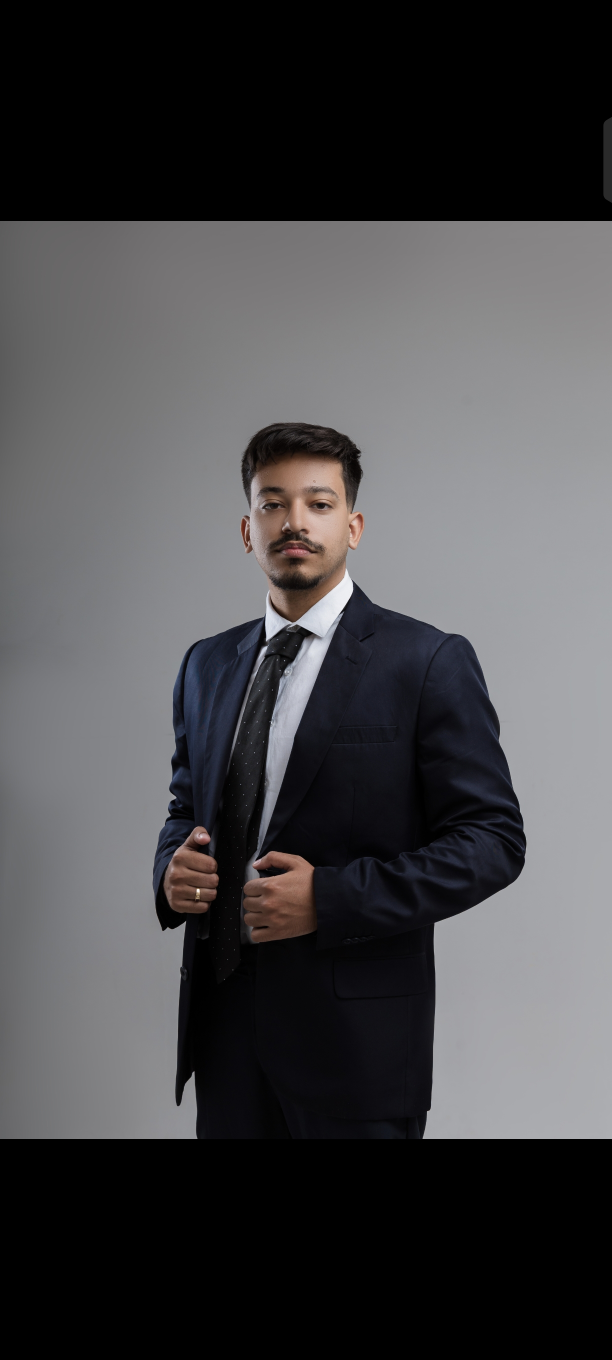
#> input picture fotos/1_estudio.jpg, 1224 x 2720 px (shown at 1/2 size); its folder holds 6 pictures in this run
$ python gerar_video.py
#> lines starting #> are read from the running program, lines starting #| are printed output that depends on the picture
#!/usr/bin/env python3
"""Gera o vídeo no formato do meme "Me whenever I need an expert's advice".

Layout igual ao vídeo de referência (vertical 9:16): fundo preto, faixa branca
com a legenda e, logo abaixo, um quadro 16:9 com as fotos em movimento
(zoom/pan lento, tratamento de cor "cinema" e granulação de filme). Os cortes
caem nos mesmos instantes do vídeo original, sobre a mesma trilha.

Uso:
    python3 gerar_video.py                      # legenda em português
    python3 gerar_video.py --idioma en          # legenda original em inglês
    python3 gerar_video.py --preview prev.png   # só gera uma prancha dos planos
"""
import argparse
import subprocess
from pathlib import Path

import cv2
import numpy as np
from PIL import Image, ImageDraw, ImageFont

RAIZ = Path(__file__).resolve().parent
FOTOS = RAIZ / "fotos"

W, H, FPS = 1080, 1920, 30
DURACAO = 15.87
BARRA_Y0, BARRA_Y1 = 333, 599      # faixa branca da legenda
VID_Y0, VW, VH = 599, 1080, 608    # quadro 16:9 do vídeo
ASPECTO = VH / VW

LEGENDAS = {
    "pt": ["Eu sempre que preciso do", "conselho de um especialista"],
    "en": ["Me whenever", "I need an expert's advice"],
}
FONTE = "/usr/share/fonts/truetype/liberation/LiberationSans-Bold.ttf"


def carregar(nome):
    img = cv2.imread(str(FOTOS / nome), cv2.IMREAD_COLOR)
    return cv2.cvtColor(img, cv2.COLOR_BGR2RGB).astype(np.float32) / 255.0


def estender_para_16x9(img, suavizar=160, borda=60):
    """Coloca uma foto vertical num quadro 16:9 estendendo o fundo liso pelas laterais."""
    h, w = img.shape[:2]
    cw = int(round(h / ASPECTO))
    x0 = (cw - w) // 2
    # cor de cada linha nas bordas esquerda/direita, interpolada pelo quadro todo
    esq = cv2.GaussianBlur(img[:, :borda].mean(axis=1, keepdims=True), (0, 0), 25)
    dir_ = cv2.GaussianBlur(img[:, -borda:].mean(axis=1, keepdims=True), (0, 0), 25)
    t = np.clip((np.arange(cw, dtype=np.float32) - x0) / w, 0, 1)[None, :, None]
    fundo = esq * (1 - t) + dir_ * t
    # leve queda de luz para as pontas, como num fundo de estúdio
    queda = 1 - 0.12 * np.clip(np.abs(np.arange(cw) - cw / 2) - w / 2, 0, None) / (x0 or 1)
    fundo = (fundo * queda[None, :, None].astype(np.float32)).astype(np.float32)
    mascara = np.ones(w, np.float32)
    rampa = np.linspace(0, 1, suavizar, dtype=np.float32)
    mascara[:suavizar] = rampa
    mascara[-suavizar:] = rampa[::-1]
    mascara = mascara[None, :, None]
    fundo[:, x0:x0 + w] = img * mascara + fundo[:, x0:x0 + w] * (1 - mascara)
    return np.ascontiguousarray(fundo)


# [21 lines left out: functions colar, montar_dupla, not called in this run]


def preparar_fontes():
    estudio = carregar("1_estudio.jpg")[442:2278]  # tira as faixas pretas do print
    return {
        "estudio": estudio,
        "estudio_aberto": estender_para_16x9(estudio),
        "selfie": carregar("2_selfie.jpg"),
        "noite_dir": carregar("3_noite_olhando_direita.jpg"),
        "noite_esq": carregar("4_noite_olhando_esquerda.jpg"),
        "frente": carregar("5_frente.jpg"),
    }


# (início, fim, fonte, (cx, cy, largura) inicial, (cx, cy, largura) final)
# Os instantes de corte são os mesmos do vídeo de referência.
PLANOS = [
    (0.00, 0.40, "frente", (480, 615, 960), (478, 612, 900)),
    (0.40, 1.00, "estudio_aberto", None, 0.93),
    (1.00, 2.93, "estudio", (483, 1300, 540), (483, 1290, 450)),
    (2.93, 5.43, "estudio", (600, 1090, 900), (598, 640, 820)),
    (5.43, 6.00, "noite_esq", (560, 660, 760), (565, 660, 720)),
    (6.00, 9.70, "dupla", None, 0.90),
    (9.70, 11.60, "noite_dir", (600, 740, 700), (590, 735, 630)),
    (11.60, 13.45, "selfie", (1075, 1700, 2160), (1075, 1660, 1880)),
    (13.45, 15.27, "frente", (475, 610, 900), (470, 600, 700)),
    (15.27, DURACAO, "dupla", None, 0.97),
]


def suave(t):
    return 0.5 - 0.5 * np.cos(np.pi * t)


# [16 lines left out: functions recorte, renderizar_quadro, not called in this run]


class Grade:
    """Tratamento de cor tipo cinema: menos saturação, pretos levantados, vinheta, grão."""

    # [34 lines left out: functions __init__, __call__, base_com_legenda, not called in this run]


def fontes_padrao():
    fontes = preparar_fontes()
    fontes["dupla"] = montar_dupla(fontes["noite_dir"], fontes["noite_esq"])
    return fontes


# [7 lines left out: function balanco, not called in this run]


def gerar(saida, idioma, audio, fontes=None, planos=PLANOS, grade=None, amp_balanco=0.0, animadas=None):
    """animadas: {nome: objeto com .quadro(t, t_plano, cam, cam0, largura, altura)} para cenas vivas."""
    fontes = fontes or fontes_padrao()
#> in carregar, img is the input picture: shape (2720, 1224, 3); mean B, G, R 73.5, 71.5, 72.2
#> in preparar_fontes, `estudio = carregar("1_estudio.jpg")[442:2278]`:
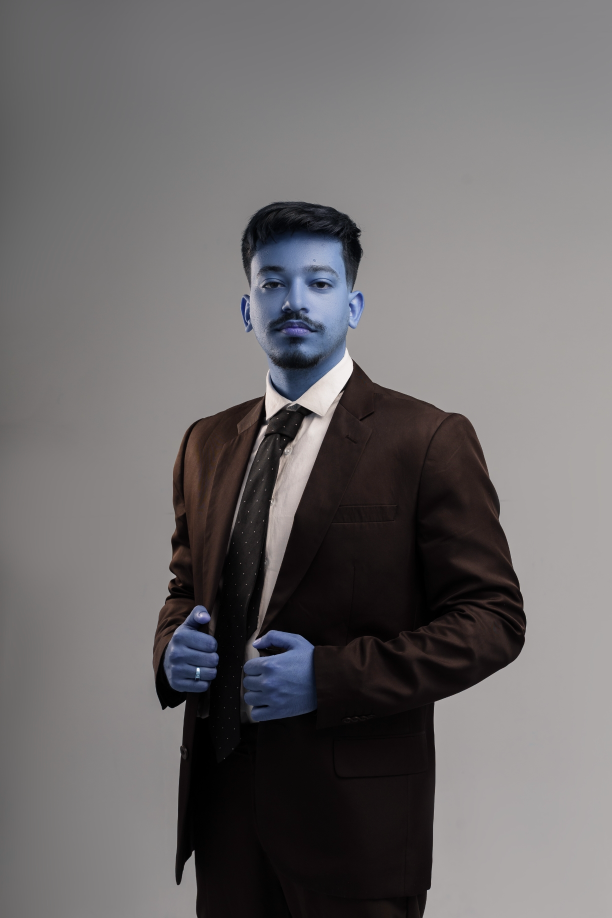
#> estudio: shape (1836, 1224, 3) float32 (shown at 1/2 size); mean of channels 0, 1, 2 0.419, 0.416, 0.429; drawn as B, G, R
#> in estender_para_16x9, `esq = cv2.GaussianBlur(img[:, :borda].mean(axis=1, keepdims=True), (0,..`: esq = 1836 rows, first 8: [0.38, 0.378, 0.379], [0.38, 0.378, 0.379], [0.38, 0.378, 0.379], [0.38, 0.378, 0.379], [0.38, 0.378, 0.379], [0.38, 0.378, 0.379], [0.38, 0.378, 0.379], [0.38, 0.378, 0.379]
#> in estender_para_16x9, `dir_ = cv2.GaussianBlur(img[:, -borda:].mean(axis=1, keepdims=True), (..`: dir_ = 1836 rows, first 8: [0.534, 0.526, 0.53], [0.534, 0.526, 0.53], [0.534, 0.526, 0.53], [0.534, 0.526, 0.53], [0.534, 0.526, 0.53], [0.534, 0.526, 0.53], [0.534, 0.526, 0.53], [0.534, 0.526, 0.53]
#> in estender_para_16x9, `fundo[:, x0:x0 + w] = img * mascara + fundo[:, x0:x0 + w] * (1 - masca..`:
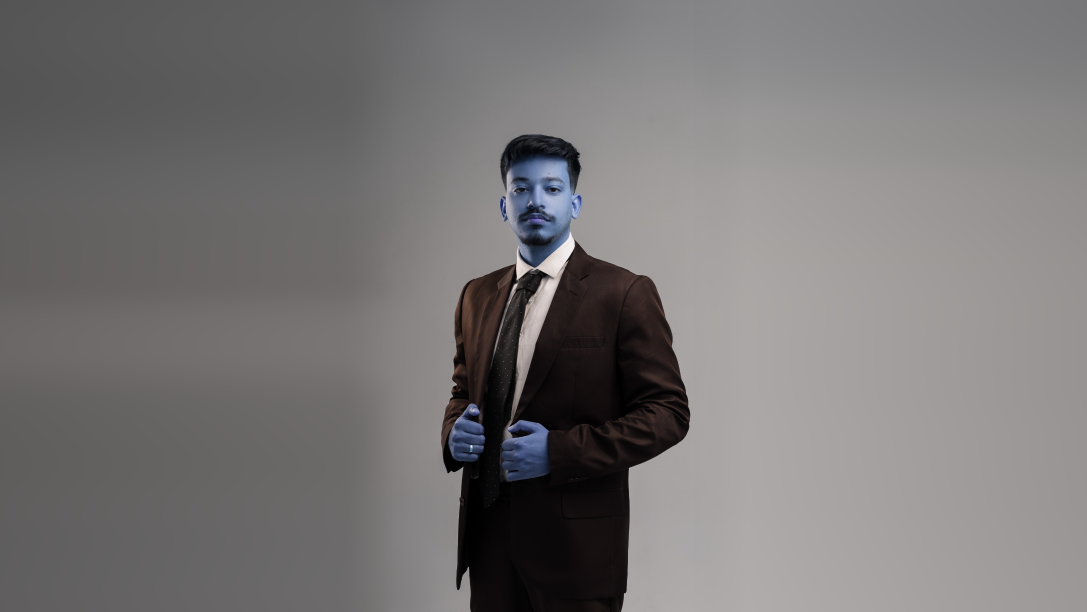
#> fundo: shape (1836, 3261, 3) float32 (shown at 1/3 size); mean of channels 0, 1, 2 0.469, 0.469, 0.481; drawn as B, G, R
#> call 2 of carregar, with nome = '2_selfie.jpg'
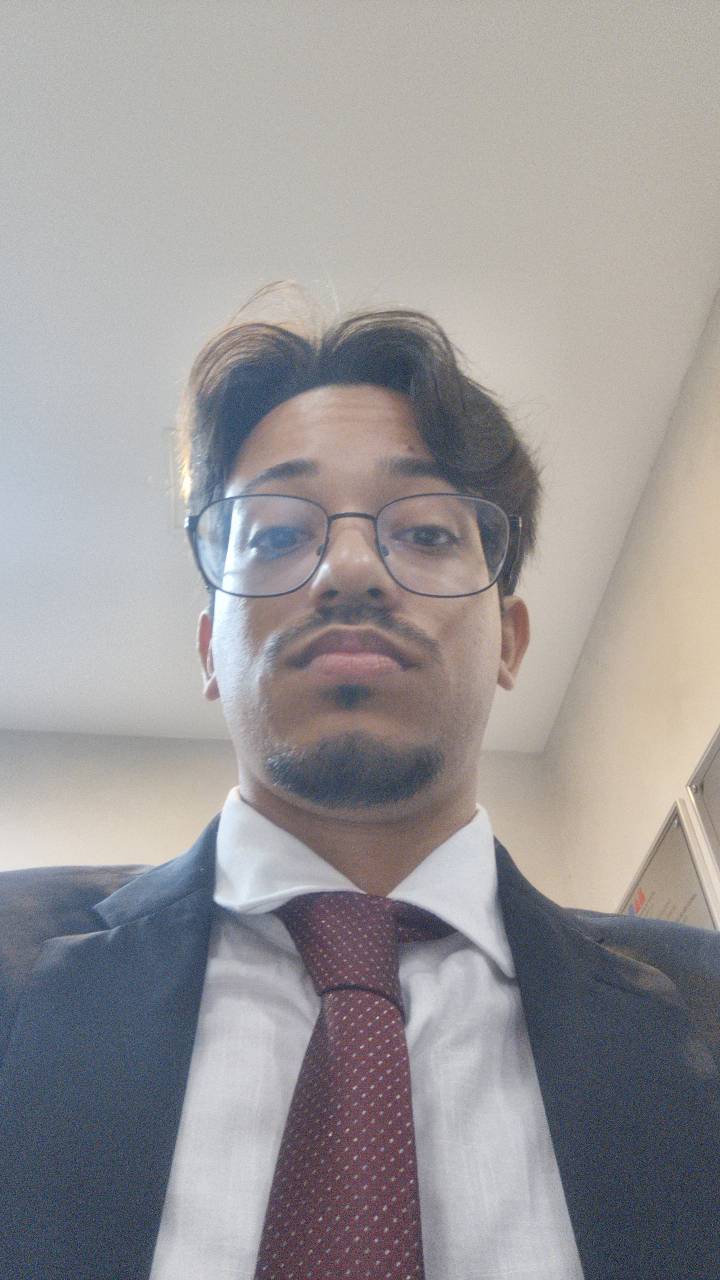
#> input picture fotos/2_selfie.jpg, 2160 x 3840 px (shown at 1/3 size)
#> in carregar, img is the input picture: shape (3840, 2160, 3); mean B, G, R 152.8, 151.7, 154.8
#> call 3 of carregar, with nome = '3_noite_olhando_direita.jpg'
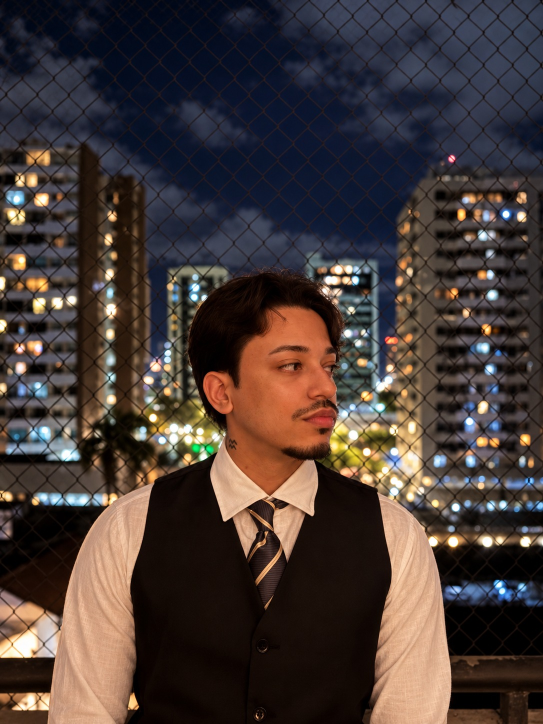
#> input picture fotos/3_noite_olhando_direita.jpg, 1086 x 1448 px (shown at 1/2 size)
#> in carregar, img is the input picture: shape (1448, 1086, 3); mean B, G, R 55.2, 58.4, 70.3
#> in carregar (call 3), `return cv2.cvtColor(img, cv2.COLOR_BGR2RGB).astype(np.float32) / 255.0`:
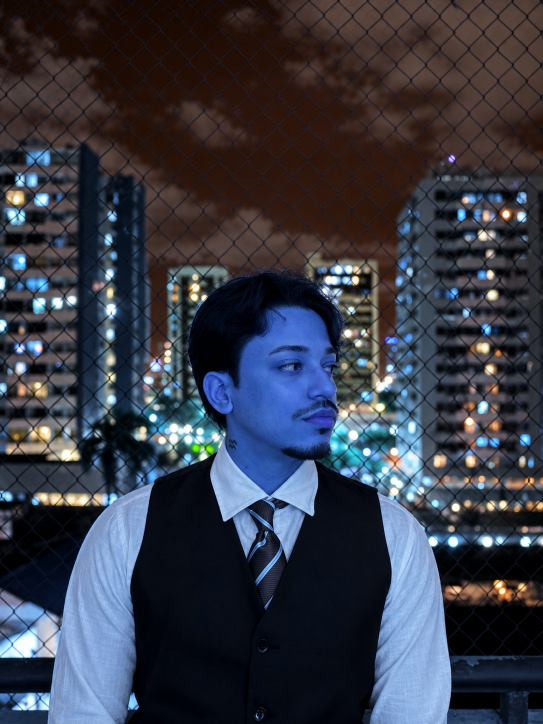
#> returned value: shape (1448, 1086, 3) float32 (shown at 1/2 size); mean of channels 0, 1, 2 0.276, 0.229, 0.217; drawn as B, G, R
#> call 4 of carregar, with nome = '4_noite_olhando_esquerda.jpg'
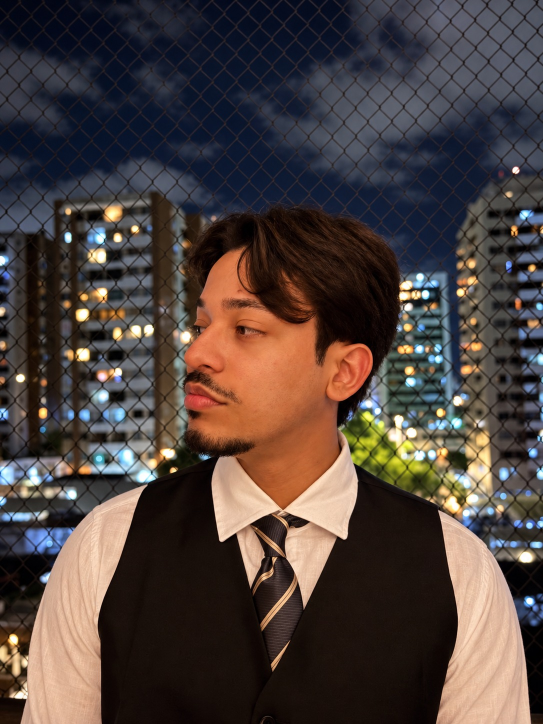
#> input picture fotos/4_noite_olhando_esquerda.jpg, 1086 x 1448 px (shown at 1/2 size)
#> in carregar, img is the input picture: shape (1448, 1086, 3); mean B, G, R 61.2, 65, 76.9
#> in carregar (call 4), `return cv2.cvtColor(img, cv2.COLOR_BGR2RGB).astype(np.float32) / 255.0`:
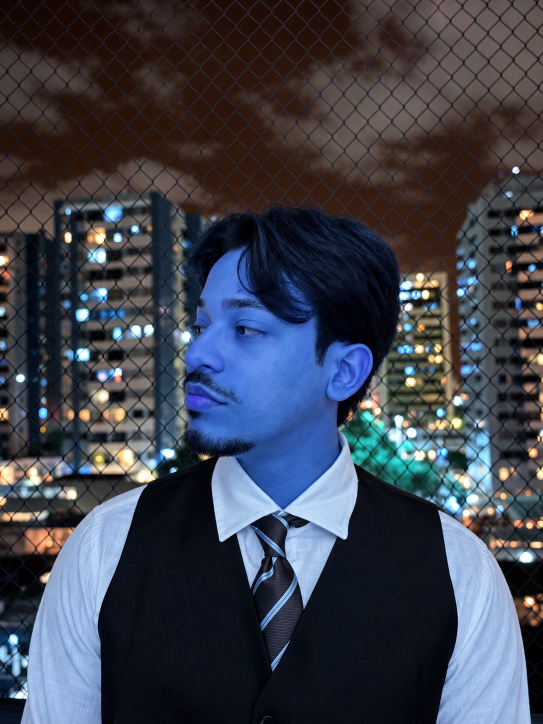
#> returned value: shape (1448, 1086, 3) float32 (shown at 1/2 size); mean of channels 0, 1, 2 0.302, 0.256, 0.24; drawn as B, G, R
    base = base_com_legenda(LEGENDAS[idioma])
    grade = grade or Grade()
    total = int(round(DURACAO * FPS))
    cmd = ["ffmpeg", "-y", "-loglevel", "error",
           "-f", "rawvideo", "-pix_fmt", "rgb24", "-s", f"{W}x{H}", "-r", str(FPS), "-i", "-"]
    if audio:
        # completa o áudio com silêncio até a duração exata do vídeo (apad sem limite com
        # -shortest enche a fila do ffmpeg quando os quadros demoram a chegar)
        cmd += ["-i", str(audio), "-map", "0:v", "-map", "1:a", "-af", f"apad=whole_dur={total / FPS}",
                "-c:a", "aac", "-b:a", "160k"]
    cmd += ["-c:v", "libx264", "-preset", "slow", "-crf", "21", "-maxrate", "8M", "-bufsize", "16M",
            "-pix_fmt", "yuv420p",
            "-movflags", "+faststart", str(saida)]
    proc = subprocess.Popen(cmd, stdin=subprocess.PIPE)
    for i in range(total):
        tempo = i / FPS
        ini_p, fim_p, nome, a, b = next(p for p in planos if p[0] <= tempo < p[1] or p is planos[-1])
        t = (tempo - ini_p) / (fim_p - ini_p)
        cx, cy, lw = recorte(fontes[nome], a, b, t)
        dx, dy = balanco(tempo, lw, amp_balanco)
        if animadas and nome in animadas:
            cam0 = recorte(fontes[nome], a, b, 0)
            quadro = animadas[nome].quadro(tempo - ini_p, t, (cx + dx, cy + dy, lw), cam0, VW, VH)
        else:
            quadro = renderizar_quadro(fontes[nome], cx + dx, cy + dy, lw)
        quadro = grade(quadro, i)
        base[VID_Y0:VID_Y0 + VH] = (quadro * 255 + 0.5).astype(np.uint8)
        proc.stdin.write(base.tobytes())
    proc.stdin.close()
    if proc.wait() != 0:
        raise SystemExit("ffmpeg falhou")


# [9 lines left out: function prancha, not called in this run]


if __name__ == "__main__":
    ap = argparse.ArgumentParser()
    ap.add_argument("--idioma", choices=LEGENDAS, default="pt")
    ap.add_argument("--audio", default=RAIZ / "audio" / "trilha.m4a")
    ap.add_argument("--saida")
    ap.add_argument("--preview")
    args = ap.parse_args()
    if args.preview:
        prancha(args.preview)
    else:
        audio = Path(args.audio) if args.audio and Path(args.audio).exists() else None
#> (the run stopped early here; a loop or call above may not have finished)
